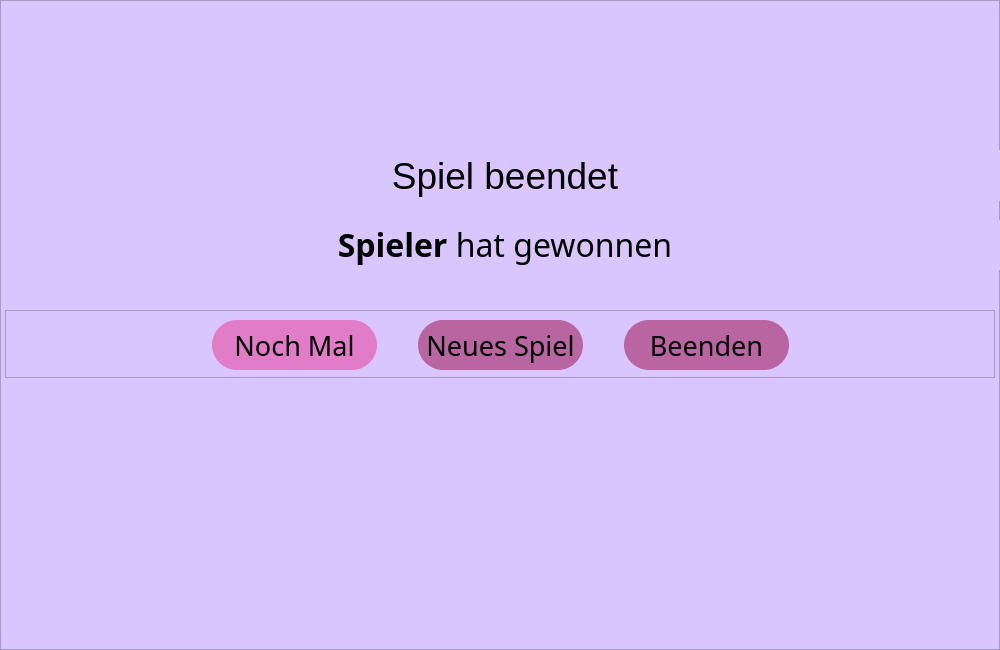
<?xml version="1.0" encoding="UTF-8"?>
<ui version="4.0">
 <class>MWinEnde</class>
 <widget class="QMainWindow" name="MWinEnde">
  <property name="geometry">
   <rect>
    <x>0</x>
    <y>0</y>
    <width>1000</width>
    <height>650</height>
   </rect>
  </property>
  <property name="windowTitle">
   <string>asdf</string>
  </property>
  <widget class="QWidget" name="centralwidget">
   <layout class="QVBoxLayout" name="verticalLayout">
    <property name="leftMargin">
     <number>0</number>
    </property>
    <property name="topMargin">
     <number>0</number>
    </property>
    <property name="rightMargin">
     <number>0</number>
    </property>
    <property name="bottomMargin">
     <number>0</number>
    </property>
    <item>
     <widget class="QFrame" name="frame_Background">
      <property name="styleSheet">
       <string notr="true">QFrame {
	background-color: rgb(217, 198, 255);
}
</string>
      </property>
      <property name="frameShape">
       <enum>QFrame::StyledPanel</enum>
      </property>
      <property name="frameShadow">
       <enum>QFrame::Raised</enum>
      </property>
      <widget class="QFrame" name="frame_gameOverMenu">
       <property name="geometry">
        <rect>
         <x>5</x>
         <y>310</y>
         <width>990</width>
         <height>68</height>
        </rect>
       </property>
       <property name="frameShape">
        <enum>QFrame::StyledPanel</enum>
       </property>
       <property name="frameShadow">
        <enum>QFrame::Raised</enum>
       </property>
       <layout class="QHBoxLayout" name="horizontalLayout">
        <item>
         <spacer name="horizontalSpacer">
          <property name="orientation">
           <enum>Qt::Horizontal</enum>
          </property>
          <property name="sizeHint" stdset="0">
           <size>
            <width>40</width>
            <height>20</height>
           </size>
          </property>
         </spacer>
        </item>
        <item>
         <widget class="QPushButton" name="pushButton_PlayAgain">
          <property name="minimumSize">
           <size>
            <width>165</width>
            <height>50</height>
           </size>
          </property>
          <property name="font">
           <font>
            <family>Yu Gothic UI Semilight</family>
            <pointsize>20</pointsize>
           </font>
          </property>
          <property name="styleSheet">
           <string notr="true">QPushButton {
	background-color: rgb(225, 124, 200);
	border-radius: 25px
}</string>
          </property>
          <property name="text">
           <string>Noch Mal</string>
          </property>
         </widget>
        </item>
        <item>
         <spacer name="horizontalSpacer_3">
          <property name="orientation">
           <enum>Qt::Horizontal</enum>
          </property>
          <property name="sizeType">
           <enum>QSizePolicy::Minimum</enum>
          </property>
          <property name="sizeHint" stdset="0">
           <size>
            <width>35</width>
            <height>20</height>
           </size>
          </property>
         </spacer>
        </item>
        <item>
         <widget class="QPushButton" name="pushButton_Menu">
          <property name="minimumSize">
           <size>
            <width>165</width>
            <height>50</height>
           </size>
          </property>
          <property name="font">
           <font>
            <family>Yu Gothic UI Light</family>
            <pointsize>20</pointsize>
           </font>
          </property>
          <property name="styleSheet">
           <string notr="true">QPushButton {
	background-color: rgb(184, 101, 162);
	border-radius: 25px
}</string>
          </property>
          <property name="text">
           <string>Neues Spiel</string>
          </property>
         </widget>
        </item>
        <item>
         <spacer name="horizontalSpacer_4">
          <property name="orientation">
           <enum>Qt::Horizontal</enum>
          </property>
          <property name="sizeType">
           <enum>QSizePolicy::Minimum</enum>
          </property>
          <property name="sizeHint" stdset="0">
           <size>
            <width>35</width>
            <height>20</height>
           </size>
          </property>
         </spacer>
        </item>
        <item>
         <widget class="QPushButton" name="pushButton_Quit">
          <property name="minimumSize">
           <size>
            <width>165</width>
            <height>50</height>
           </size>
          </property>
          <property name="font">
           <font>
            <family>Yu Gothic UI Light</family>
            <pointsize>20</pointsize>
           </font>
          </property>
          <property name="styleSheet">
           <string notr="true">QPushButton {
	background-color: rgb(184, 101, 162);
	border-radius: 25px
}</string>
          </property>
          <property name="text">
           <string>Beenden</string>
          </property>
         </widget>
        </item>
        <item>
         <spacer name="horizontalSpacer_2">
          <property name="orientation">
           <enum>Qt::Horizontal</enum>
          </property>
          <property name="sizeHint" stdset="0">
           <size>
            <width>40</width>
            <height>20</height>
           </size>
          </property>
         </spacer>
        </item>
       </layout>
      </widget>
      <widget class="QLabel" name="label_gameOverMessage">
       <property name="geometry">
        <rect>
         <x>5</x>
         <y>150</y>
         <width>1000</width>
         <height>51</height>
        </rect>
       </property>
       <property name="minimumSize">
        <size>
         <width>1000</width>
         <height>50</height>
        </size>
       </property>
       <property name="font">
        <font>
         <family>Yu Gothic UI</family>
         <pointsize>28</pointsize>
        </font>
       </property>
       <property name="text">
        <string>Spiel beendet</string>
       </property>
       <property name="alignment">
        <set>Qt::AlignCenter</set>
       </property>
      </widget>
      <widget class="QLabel" name="label_Victor">
       <property name="geometry">
        <rect>
         <x>5</x>
         <y>220</y>
         <width>1000</width>
         <height>50</height>
        </rect>
       </property>
       <property name="minimumSize">
        <size>
         <width>1000</width>
         <height>50</height>
        </size>
       </property>
       <property name="font">
        <font>
         <family>Yu Gothic UI Semilight</family>
         <pointsize>24</pointsize>
        </font>
       </property>
       <property name="text">
        <string>&lt;strong&gt;Spieler&lt;/strong&gt; hat gewonnen</string>
       </property>
       <property name="alignment">
        <set>Qt::AlignCenter</set>
       </property>
      </widget>
     </widget>
    </item>
   </layout>
  </widget>
 </widget>
 <resources/>
 <connections/>
</ui>
